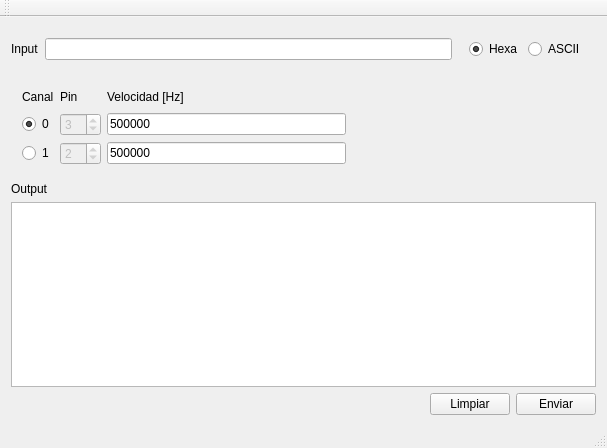
<?xml version="1.0" encoding="UTF-8"?>
<ui version="4.0">
 <class>MainWindow</class>
 <widget class="QMainWindow" name="MainWindow">
  <property name="geometry">
   <rect>
    <x>0</x>
    <y>0</y>
    <width>607</width>
    <height>448</height>
   </rect>
  </property>
  <property name="windowTitle">
   <string>MainWindow</string>
  </property>
  <widget class="QWidget" name="centralWidget">
   <layout class="QVBoxLayout" name="verticalLayout">
    <item>
     <layout class="QHBoxLayout" name="horizontalLayout_3">
      <item>
       <widget class="QLabel" name="label">
        <property name="text">
         <string>Input</string>
        </property>
       </widget>
      </item>
      <item>
       <widget class="QLineEdit" name="l_in"/>
      </item>
      <item>
       <widget class="QWidget" name="widget" native="true">
        <layout class="QHBoxLayout" name="horizontalLayout_2">
         <item>
          <widget class="QRadioButton" name="rb_hex">
           <property name="text">
            <string>Hexa</string>
           </property>
           <property name="checked">
            <bool>true</bool>
           </property>
          </widget>
         </item>
         <item>
          <widget class="QRadioButton" name="rb_ascii">
           <property name="text">
            <string>ASCII</string>
           </property>
          </widget>
         </item>
        </layout>
       </widget>
      </item>
     </layout>
    </item>
    <item>
     <widget class="QWidget" name="widget_2" native="true">
      <layout class="QGridLayout" name="gridLayout">
       <item row="2" column="0">
        <widget class="QRadioButton" name="rb_ch1">
         <property name="text">
          <string>1</string>
         </property>
        </widget>
       </item>
       <item row="1" column="2">
        <widget class="QLineEdit" name="l_speed0">
         <property name="text">
          <string>500000</string>
         </property>
        </widget>
       </item>
       <item row="0" column="0">
        <widget class="QLabel" name="label_3">
         <property name="text">
          <string>Canal</string>
         </property>
        </widget>
       </item>
       <item row="1" column="0">
        <widget class="QRadioButton" name="rb_ch0">
         <property name="text">
          <string>0</string>
         </property>
         <property name="checked">
          <bool>true</bool>
         </property>
        </widget>
       </item>
       <item row="2" column="2">
        <widget class="QLineEdit" name="l_speed1">
         <property name="text">
          <string>500000</string>
         </property>
        </widget>
       </item>
       <item row="0" column="2">
        <widget class="QLabel" name="label_4">
         <property name="text">
          <string>Velocidad [Hz]</string>
         </property>
        </widget>
       </item>
       <item row="1" column="3">
        <spacer name="horizontalSpacer_2">
         <property name="orientation">
          <enum>Qt::Horizontal</enum>
         </property>
         <property name="sizeHint" stdset="0">
          <size>
           <width>40</width>
           <height>20</height>
          </size>
         </property>
        </spacer>
       </item>
       <item row="2" column="3">
        <spacer name="horizontalSpacer_3">
         <property name="orientation">
          <enum>Qt::Horizontal</enum>
         </property>
         <property name="sizeHint" stdset="0">
          <size>
           <width>40</width>
           <height>20</height>
          </size>
         </property>
        </spacer>
       </item>
       <item row="0" column="3">
        <spacer name="horizontalSpacer_4">
         <property name="orientation">
          <enum>Qt::Horizontal</enum>
         </property>
         <property name="sizeHint" stdset="0">
          <size>
           <width>40</width>
           <height>20</height>
          </size>
         </property>
        </spacer>
       </item>
       <item row="1" column="1">
        <widget class="QSpinBox" name="sb_pin0">
         <property name="enabled">
          <bool>false</bool>
         </property>
         <property name="maximum">
          <number>15</number>
         </property>
         <property name="value">
          <number>3</number>
         </property>
        </widget>
       </item>
       <item row="2" column="1">
        <widget class="QSpinBox" name="sb_pin1">
         <property name="enabled">
          <bool>false</bool>
         </property>
         <property name="maximum">
          <number>15</number>
         </property>
         <property name="value">
          <number>2</number>
         </property>
        </widget>
       </item>
       <item row="0" column="1">
        <widget class="QLabel" name="label_5">
         <property name="text">
          <string>Pin</string>
         </property>
        </widget>
       </item>
      </layout>
     </widget>
    </item>
    <item>
     <widget class="QLabel" name="label_2">
      <property name="text">
       <string>Output</string>
      </property>
     </widget>
    </item>
    <item>
     <widget class="QTextBrowser" name="tb_out"/>
    </item>
    <item>
     <layout class="QHBoxLayout" name="horizontalLayout">
      <item>
       <spacer name="horizontalSpacer">
        <property name="orientation">
         <enum>Qt::Horizontal</enum>
        </property>
        <property name="sizeHint" stdset="0">
         <size>
          <width>40</width>
          <height>20</height>
         </size>
        </property>
       </spacer>
      </item>
      <item>
       <widget class="QPushButton" name="b_limpiar">
        <property name="text">
         <string>Limpiar</string>
        </property>
       </widget>
      </item>
      <item>
       <widget class="QPushButton" name="b_enviar">
        <property name="text">
         <string>Enviar</string>
        </property>
       </widget>
      </item>
     </layout>
    </item>
   </layout>
  </widget>
  <widget class="QMenuBar" name="menuBar">
   <property name="geometry">
    <rect>
     <x>0</x>
     <y>0</y>
     <width>607</width>
     <height>27</height>
    </rect>
   </property>
  </widget>
  <widget class="QToolBar" name="mainToolBar">
   <attribute name="toolBarArea">
    <enum>TopToolBarArea</enum>
   </attribute>
   <attribute name="toolBarBreak">
    <bool>false</bool>
   </attribute>
  </widget>
  <widget class="QStatusBar" name="statusBar"/>
 </widget>
 <layoutdefault spacing="6" margin="11"/>
 <resources/>
 <connections/>
</ui>
